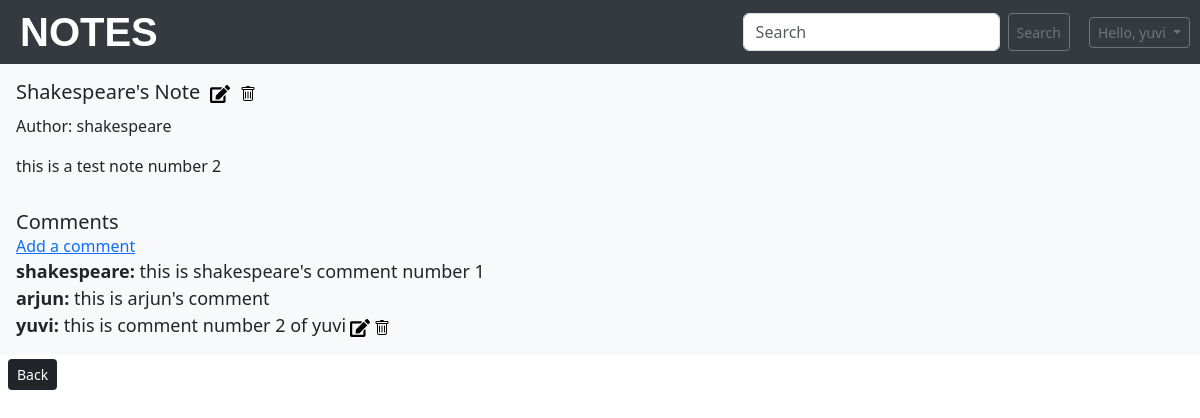
The page /notes/2 (signed in) on the database its author committed.
### users/models.py (models this page shows)
class CustomUser(AbstractUser):
    age = models.PositiveIntegerField(null=True, blank=True)
    bio = models.TextField(null=True, blank=True)
    def __str__(self):
        return self.username

### notes/models.py (models this page shows, shortened)
class Note(models.Model):
    title = models.CharField(max_length=200)
    content = models.TextField()
    user = models.ForeignKey('users.CustomUser', on_delete=models.CASCADE)
    created_at = models.DateTimeField(auto_now_add=True)
    updated_at = models.DateTimeField(auto_now=True)

class Comment(models.Model):
    note = models.ForeignKey(Note, on_delete=models.CASCADE , related_name='comments')
    content = models.TextField()
    user = models.ForeignKey('users.CustomUser', on_delete=models.CASCADE)
    created_at = models.DateTimeField(auto_now_add=True)
    updated_at = models.DateTimeField(auto_now=True)

### notes/views.py (the view)
# urls.py: path('notes/<int:pk>', NoteDetailView.as_view(), name='note-detail'),
class NoteDetailView(LoginRequiredMixin, DetailView):
    template_name = 'note_detail.html'
    context_object_name = 'note'
    model = Note
    login_url = 'account_login'

### templates/note_detail.html (shortened to what this page needs)
{% extends '_base.html' %}
{% load static %}
{% block content %}
    <div class="card-body bg-light text-dark p-3">
        <div class="notes-title">
            <h5 class="card-title">{{ note.title }}</h5>
            <a href="{% url 'note-update' note.pk %}"><img src="/static/images/edit-solid.svg"
            alt="edit-icon" class="edit-icon"></a>
            <a href="{% url 'note-delete' note.pk %}"><img src="/static/images/trash.svg" alt="trash-icon"></a>
        </div>
        <p class="card-text">Author: {{note.user}}</p>
        <p class="card-text">{{ note.content }}</p>
    </div>
    <div class="card-body bg-light text-dark p-3">
        <h5 class="card-title">Comments</h5>
        <a href="{% url 'comment-create' note.pk %}">Add a comment</a>
        {% if note.comments.all %}
            {% for comment in note.comments.all %}
                <div class="comment-line">
                    <p class="comment-content"><strong class="comment-author">{{ comment.user }}:</strong> {{ comment.content }}</p>
                    {% if comment.user == user %}
                    <a href="{% url 'comment-update' note.pk comment.pk %}"><img src="/static/images/edit-solid.svg" alt="edit-icon" class="edit-icon"></a>
                    <a href="{% url 'comment-delete' note.pk comment.pk %}"><img src="/static/images/trash.svg" alt="trash-icon"></a>
                    {% endif %}
                </div>
            {% endfor %}
        {% else %}
            <p>No comments yet.</p>
        {% endif %}
    </div>
    <a href="{% url 'notes' %}" class="btn bg-dark text-white btn-sm mt-1 mx-2">Back</a>
{% endblock content %}

### templates/_base.html (shortened to what this page needs)
<!DOCTYPE html>
<html lang="en">
{% load static %}
<head>
    <link href="https://cdn.jsdelivr.net/npm/bootstrap@5.3.8/dist/css/bootstrap.min.css" rel="stylesheet">
    <link rel="stylesheet" href="{% static 'styles/icons.css' %}">
    <link rel="stylesheet" href="{% static 'styles/notes-detail.css' %}">
    <link rel="stylesheet" href="{% static 'styles/header.css' %}">
</head>
<body>
    <header class="custom-header">
        <div class="container-fluid d-flex align-items-center justify-content-between header-content">
            <div class="d-flex align-items-center app-name">
                <h1 class="m-0">
                <a href="{% url 'home' %}" class="text-white text-decoration-none fw-bold fs-1">NOTES</a>
                </h1>
            </div>
            <div class="d-flex align-items-center justify-content-end mx-1  search-bar">
                <form class="d-flex" action="{% url 'search-results' %}" method="get">
                    <input type="text" class="form-control me-2" placeholder="Search" aria-label="Search" name="q">
                    <button class="btn btn-outline-secondary btn-sm" type="submit">Search</button>
                </form>
            </div>
            <div class="ms-auto d-flex align-items-center justify-content-end">
                {% if user.is_authenticated %}
                <div class="dropdown">
                    <button class="btn btn-outline-secondary btn-sm dropdown-toggle" type="button" data-bs-toggle="dropdown" aria-expanded="false">
                        Hello, {{ user.username }}
                    </button>
                </div>
                {% else %}
                <a href="{% url 'account_login' %}" class="btn btn-primary">Login</a>
                <a href="{% url 'account_signup' %}" class="btn btn-primary mx-2">Sign Up</a>
                {% endif %}
            </div>
        </div>
    </header>
    <div>
    {% block content %}
    {% endblock content %}
    </div>
</body>
</html>

### static/styles/notes-detail.css (style rules this page uses)
.notes-title { display: flex; flex-direction: row; align-items: center; gap: 10px; margin-bottom: 10px; }
.comment-content { font-size: 18px; display: inline; }

### static/styles/header.css (style rules this page uses)
.custom-header { display: flex; justify-content: space-between; align-items: center; padding: 8px 10px; background-color: #343a40; color: #fff; }
.header-content { display: flex; align-items: center; gap: 10px; justify-content: space-between; width: 100%; margin: 0px 0px; padding: 0px; }
.app-name { font-family: Arial, Helvetica, sans-serif; display: flex; align-items: center; gap: 5px; font-size: 24px; font-weight: bold; padding-left: 10px; }
.search-bar { flex: 1; margin-right: 10px; padding: 5px; border-radius: 5px; color: #333; }

### rows shown on the page
CustomUser: username "yuvi"
Note: title "Shakespeare's Note", user "shakespeare", content "this is a test note number 2"
Comment: user "shakespeare", content "this is shakespeare's comment number 1"
Comment: user "arjun", content "this is arjun's comment"
Comment: user "yuvi", content "this is comment number 2 of yuvi"
